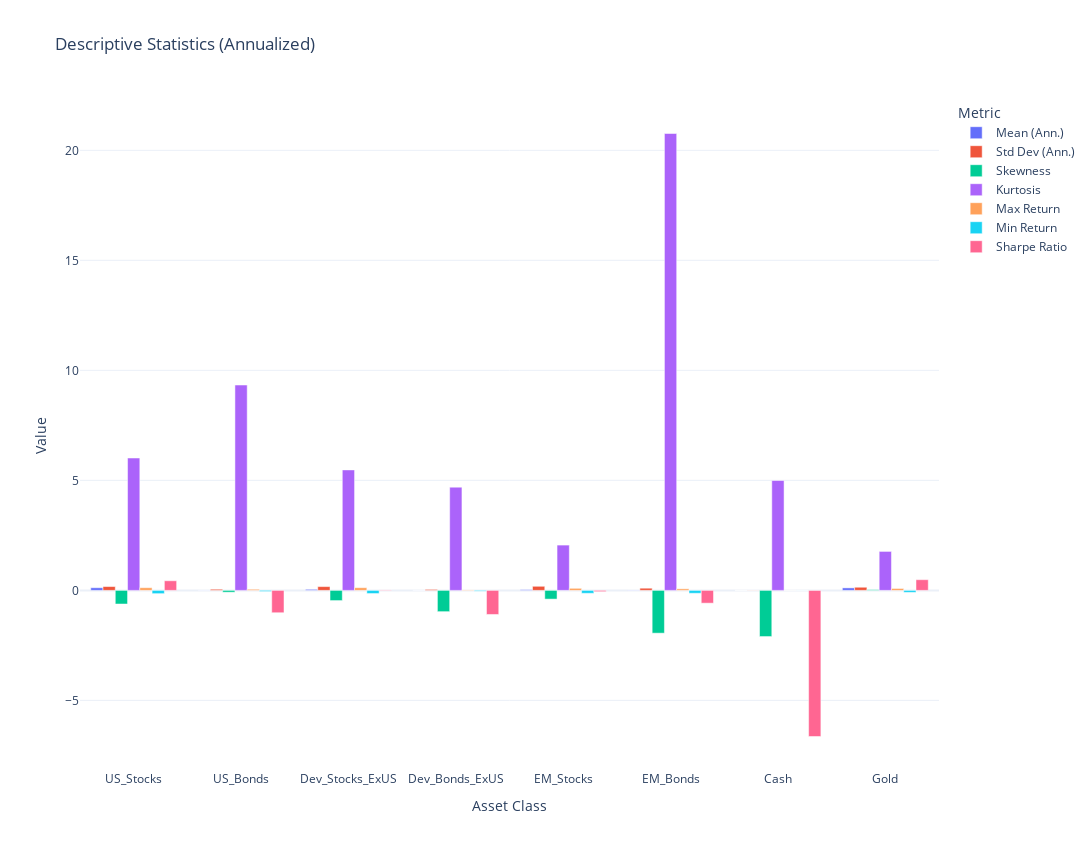

This figure's notebook cell:
### Code cell
# Descriptive statistics for ETF weekly return series
assets =  data.columns

desc_stats = pd.DataFrame(index=assets)

# Mean (expected return, annualized)
desc_stats['Mean (Ann.)'] = simple_returns.mean() * 52

# Standard deviation (volatility, annualized)
desc_stats['Std Dev (Ann.)'] = simple_returns.std() * np.sqrt(52)

# Skewness (asymmetry)
desc_stats['Skewness'] = simple_returns.skew()

# Kurtosis (fat tails)
desc_stats['Kurtosis'] = simple_returns.kurtosis()

# Max/min weekly returns
desc_stats['Max Return'] = simple_returns.max()
desc_stats['Min Return'] = simple_returns.min()

# Sharpe Ratio (annualized)
desc_stats['Sharpe Ratio'] = (simple_returns.mean() * 52 - risk_free_rate) / (simple_returns.std() * np.sqrt(52))

with redirect_stdout(stdout_buffer):
    print("Descriptive Statistics for ETF Weekly Returns (Annualized where appropriate):")
    print(desc_stats.round(4))

# Select relevant columns for visualization
stats_plot = desc_stats[['Mean (Ann.)', 'Std Dev (Ann.)', 'Skewness', 'Kurtosis', 'Max Return', 'Min Return', 'Sharpe Ratio']]

# Prepare data for plotly
bar_traces = []
for metric in stats_plot.columns:
    bar_traces.append(
        go.Bar(
            x=stats_plot.index,
            y=stats_plot[metric],
            name=metric
        )
    )

fig = go.Figure(data=bar_traces)
fig.update_layout(
    barmode='group',
    title='Descriptive Statistics (Annualized)',  # Shorter title
    xaxis_title='Asset Class',
    yaxis_title='Value',
    legend_title='Metric',
    template='plotly_white',
    font=dict(size=12),
    width=1100,
    height=850
)
pyo.iplot(fig)
pio.write_image(fig, "exports/etf_descriptive_stats.png", width=1100, height=850)

### Figure 1 — Plotly figure (JSON) as saved in the notebook; plotly's stock layout.template omitted (floating-point values rounded to 4 significant figures)
{"data": [{"name": "Mean (Ann.)", "type": "bar", "x": ["US_Stocks", "US_Bonds", "Dev_Stocks_ExUS", "Dev_Bonds_ExUS", "EM_Stocks", "EM_Bonds", "Cash", "Gold"], "y": [0.1201, -0.008607, 0.04765, -0.004496, 0.03339, -0.01391, 0.0002186, 0.1136]}, {"name": "Std Dev (Ann.)", "type": "bar", "x": ["US_Stocks", "US_Bonds", "Dev_Stocks_ExUS", "Dev_Bonds_ExUS", "EM_Stocks", "EM_Bonds", "Cash", "Gold"], "y": [0.1738, 0.05187, 0.1721, 0.04439, 0.1863, 0.09986, 0.006608, 0.143]}, {"name": "Skewness", "type": "bar", "x": ["US_Stocks", "US_Bonds", "Dev_Stocks_ExUS", "Dev_Bonds_ExUS", "EM_Stocks", "EM_Bonds", "Cash", "Gold"], "y": [-0.6203, -0.08283, -0.4638, -0.967, -0.3965, -1.944, -2.099, 0.03173]}, {"name": "Kurtosis", "type": "bar", "x": ["US_Stocks", "US_Bonds", "Dev_Stocks_ExUS", "Dev_Bonds_ExUS", "EM_Stocks", "EM_Bonds", "Cash", "Gold"], "y": [6.016, 9.333, 5.476, 4.692, 2.059, 20.76, 4.993, 1.771]}, {"name": "Max Return", "type": "bar", "x": ["US_Stocks", "US_Bonds", "Dev_Stocks_ExUS", "Dev_Bonds_ExUS", "EM_Stocks", "EM_Bonds", "Cash", "Gold"], "y": [0.1213, 0.05035, 0.1216, 0.02043, 0.09398, 0.07092, 0.001529, 0.08665]}, {"name": "Min Return", "type": "bar", "x": ["US_Stocks", "US_Bonds", "Dev_Stocks_ExUS", "Dev_Bonds_ExUS", "EM_Stocks", "EM_Bonds", "Cash", "Gold"], "y": [-0.149, -0.05091, -0.144, -0.03554, -0.1331, -0.1322, -0.003594, -0.09057]}, {"name": "Sharpe Ratio", "type": "bar", "x": ["US_Stocks", "US_Bonds", "Dev_Stocks_ExUS", "Dev_Bonds_ExUS", "EM_Stocks", "EM_Bonds", "Cash", "Gold"], "y": [0.4375, -1.016, 0.02061, -1.095, -0.05747, -0.5809, -6.641, 0.4862]}], "layout": {"barmode": "group", "font": {"size": 12}, "height": 850, "legend": {"title": {"text": "Metric"}}, "title": {"text": "Descriptive Statistics (Annualized)"}, "width": 1100, "xaxis": {"title": {"text": "Asset Class"}}, "yaxis": {"title": {"text": "Value"}}}}
